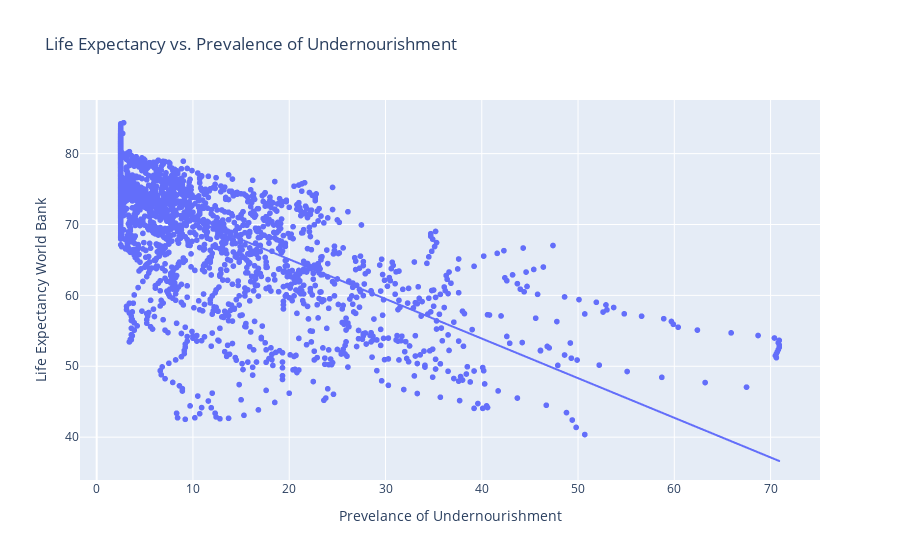

Notebook source saved alongside this figure:
### Markdown cell above
# LINEAR REGRESSION

### Code cell
# Linear Regression Plot for Life Expectancy vs. Prevalence of Undernourishment
fig = px.scatter(df, x='Prevelance of Undernourishment', y='Life Expectancy World Bank', 
                 trendline='ols', title='Life Expectancy vs. Prevalence of Undernourishment')
fig.show()

### Figure 1 — Plotly figure (JSON) as saved in the notebook; plotly's stock layout.template omitted (floating-point values rounded to 4 significant figures; data arrays with more than 128 entries replaced by an {"elided": "..."} marker saying what was removed)
{"data": [{"hovertemplate": "Prevelance of Undernourishment=%{x}<br>Life Expectancy World Bank=%{y}<extra></extra>", "legendgroup": "", "marker": {"color": "#636efa", "symbol": "circle"}, "mode": "markers", "name": "", "showlegend": false, "type": "scattergl", "x": {"elided": "3306 float values"}, "xaxis": "x", "y": {"elided": "3306 float values"}, "yaxis": "y"}, {"hovertemplate": "<b>OLS trendline</b><br>Life Expectancy World Bank = -0.559029 * Prevelance of Undernourishment + 76.2727<br>R<sup>2</sup>=0.471624<br><br>Prevelance of Undernourishment=%{x}<br>Life Expectancy World Bank=%{y} <b>(trend)</b><extra></extra>", "legendgroup": "", "marker": {"color": "#636efa", "symbol": "circle"}, "mode": "lines", "name": "", "showlegend": false, "type": "scattergl", "x": {"elided": "2604 float values"}, "xaxis": "x", "y": {"elided": "2604 float values"}, "yaxis": "y"}], "layout": {"legend": {"tracegroupgap": 0}, "title": {"text": "Life Expectancy vs. Prevalence of Undernourishment"}, "xaxis": {"anchor": "y", "domain": [0, 1], "title": {"text": "Prevelance of Undernourishment"}}, "yaxis": {"anchor": "x", "domain": [0, 1], "title": {"text": "Life Expectancy World Bank"}}}}
